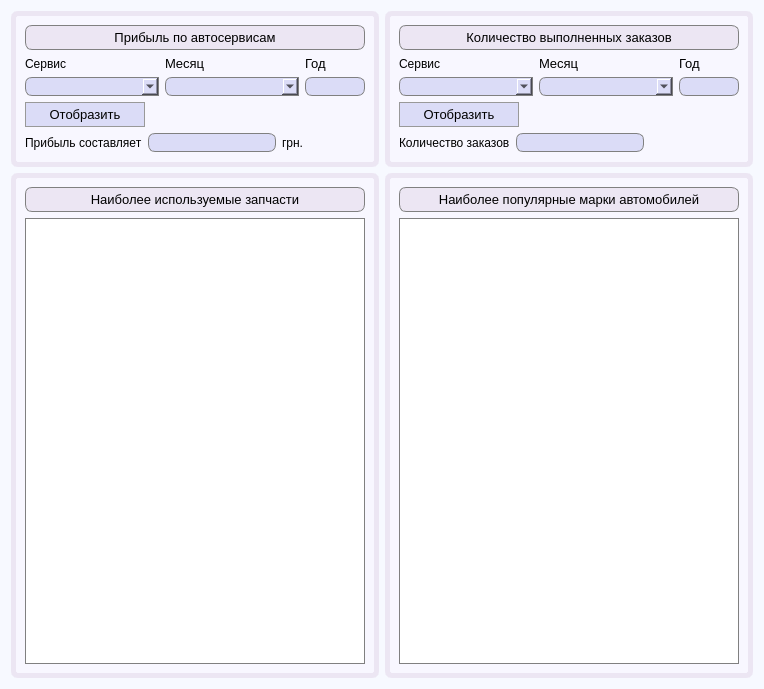
<?xml version="1.0" encoding="UTF-8"?>
<ui version="4.0">
 <class>AnalyticsDialog</class>
 <widget class="QDialog" name="AnalyticsDialog">
  <property name="geometry">
   <rect>
    <x>0</x>
    <y>0</y>
    <width>764</width>
    <height>689</height>
   </rect>
  </property>
  <property name="sizePolicy">
   <sizepolicy hsizetype="Maximum" vsizetype="Maximum">
    <horstretch>0</horstretch>
    <verstretch>0</verstretch>
   </sizepolicy>
  </property>
  <property name="windowTitle">
   <string>Аналитика</string>
  </property>
  <property name="styleSheet">
   <string notr="true">QDialog {
	background-color: #f7f9ff;
}</string>
  </property>
  <layout class="QGridLayout" name="gridLayout_11">
   <item row="0" column="0">
    <widget class="QFrame" name="frame">
     <property name="styleSheet">
      <string notr="true">QFrame {
	background-color: #f8f7ff;
	border: 5px solid #ece6f3;
	border-radius: 7px;
}</string>
     </property>
     <property name="frameShape">
      <enum>QFrame::StyledPanel</enum>
     </property>
     <property name="frameShadow">
      <enum>QFrame::Raised</enum>
     </property>
     <layout class="QGridLayout" name="gridLayout_3">
      <item row="0" column="0">
       <widget class="QFrame" name="frame_2">
        <property name="minimumSize">
         <size>
          <width>0</width>
          <height>25</height>
         </size>
        </property>
        <property name="maximumSize">
         <size>
          <width>16777215</width>
          <height>25</height>
         </size>
        </property>
        <property name="styleSheet">
         <string notr="true">QFrame {
	background-color: #ece6f3;
	border: 1px solid grey;
	border-radius: 7px;
}</string>
        </property>
        <property name="frameShape">
         <enum>QFrame::StyledPanel</enum>
        </property>
        <property name="frameShadow">
         <enum>QFrame::Raised</enum>
        </property>
        <layout class="QGridLayout" name="gridLayout">
         <property name="topMargin">
          <number>0</number>
         </property>
         <property name="bottomMargin">
          <number>0</number>
         </property>
         <property name="spacing">
          <number>0</number>
         </property>
         <item row="0" column="0">
          <widget class="QLabel" name="label_2">
           <property name="font">
            <font>
             <pointsize>10</pointsize>
            </font>
           </property>
           <property name="styleSheet">
            <string notr="true">QLabel {
	background-color: transparent;
	border: 0px;
}</string>
           </property>
           <property name="text">
            <string>Прибыль по автосервисам</string>
           </property>
           <property name="alignment">
            <set>Qt::AlignCenter</set>
           </property>
          </widget>
         </item>
        </layout>
       </widget>
      </item>
      <item row="1" column="0">
       <layout class="QGridLayout" name="gridLayout_2">
        <item row="0" column="0">
         <widget class="QLabel" name="label">
          <property name="font">
           <font>
            <pointsize>9</pointsize>
           </font>
          </property>
          <property name="styleSheet">
           <string notr="true">QLabel {
	background-color: transparent;
	border: 0px;
}</string>
          </property>
          <property name="text">
           <string>Сервис</string>
          </property>
         </widget>
        </item>
        <item row="0" column="1">
         <widget class="QLabel" name="label_6">
          <property name="font">
           <font>
            <pointsize>10</pointsize>
           </font>
          </property>
          <property name="styleSheet">
           <string notr="true">QLabel {
	background-color: transparent;
	border: 0px;
}</string>
          </property>
          <property name="text">
           <string>Месяц</string>
          </property>
         </widget>
        </item>
        <item row="0" column="2">
         <widget class="QLabel" name="label_3">
          <property name="font">
           <font>
            <pointsize>10</pointsize>
           </font>
          </property>
          <property name="styleSheet">
           <string notr="true">QLabel {
	background-color: transparent;
	border: 0px;
}</string>
          </property>
          <property name="text">
           <string>Год</string>
          </property>
         </widget>
        </item>
        <item row="1" column="0">
         <widget class="QComboBox" name="servicesComboBox">
          <property name="font">
           <font>
            <pointsize>10</pointsize>
           </font>
          </property>
          <property name="styleSheet">
           <string notr="true">QComboBox {
	border: 1px solid gray;
    border-top-left-radius: 7px;
	border-bottom-left-radius: 7px;
    background-color: #dbdcf7;
	padding-left: 6px;
}</string>
          </property>
         </widget>
        </item>
        <item row="1" column="1">
         <widget class="QComboBox" name="monthsComboBox">
          <property name="font">
           <font>
            <pointsize>10</pointsize>
           </font>
          </property>
          <property name="styleSheet">
           <string notr="true">QComboBox {
	border: 1px solid gray;
    border-top-left-radius: 7px;
	border-bottom-left-radius: 7px;
    background-color: #dbdcf7;
	padding-left: 6px;
}</string>
          </property>
         </widget>
        </item>
        <item row="1" column="2">
         <widget class="QLineEdit" name="yearLine">
          <property name="maximumSize">
           <size>
            <width>60</width>
            <height>16777215</height>
           </size>
          </property>
          <property name="font">
           <font>
            <pointsize>10</pointsize>
           </font>
          </property>
          <property name="styleSheet">
           <string notr="true">QLineEdit {
	border: 1px solid gray;
    border-radius: 7px;
    background-color: #dbdcf7;
	padding-left: 3px;
}</string>
          </property>
         </widget>
        </item>
       </layout>
      </item>
      <item row="2" column="0">
       <widget class="QPushButton" name="showAnalyticsButton">
        <property name="minimumSize">
         <size>
          <width>0</width>
          <height>25</height>
         </size>
        </property>
        <property name="maximumSize">
         <size>
          <width>120</width>
          <height>16777215</height>
         </size>
        </property>
        <property name="font">
         <font>
          <pointsize>10</pointsize>
         </font>
        </property>
        <property name="styleSheet">
         <string notr="true">QPushButton {
	background-color: #dbdcf7;
	border: 1px solid #999999;
}

QPushButton:hover {
	background-color: #d5d6f0;
	border: 1px solid #acacac;
}

QPushButton:pressed {
	background-color: #cbcde6;
	border: 2px solid #999999;
}</string>
        </property>
        <property name="text">
         <string>Отобразить</string>
        </property>
        <property name="autoDefault">
         <bool>false</bool>
        </property>
       </widget>
      </item>
      <item row="3" column="0">
       <layout class="QHBoxLayout" name="horizontalLayout">
        <item>
         <widget class="QLabel" name="label_5">
          <property name="font">
           <font>
            <pointsize>9</pointsize>
           </font>
          </property>
          <property name="styleSheet">
           <string notr="true">QLabel {
	background-color: transparent;
	border: 0px;
}</string>
          </property>
          <property name="text">
           <string>Прибыль составляет</string>
          </property>
         </widget>
        </item>
        <item>
         <widget class="QLineEdit" name="profitLine">
          <property name="font">
           <font>
            <pointsize>10</pointsize>
           </font>
          </property>
          <property name="styleSheet">
           <string notr="true">QLineEdit {
	border: 1px solid gray;
    border-radius: 7px;
    background-color: #dbdcf7;
	padding-left: 3px;
}</string>
          </property>
         </widget>
        </item>
        <item>
         <widget class="QLabel" name="label_4">
          <property name="font">
           <font>
            <pointsize>9</pointsize>
           </font>
          </property>
          <property name="styleSheet">
           <string notr="true">QLabel {
	background-color: transparent;
	border: 0px;
}</string>
          </property>
          <property name="text">
           <string>грн.</string>
          </property>
         </widget>
        </item>
        <item>
         <spacer name="horizontalSpacer_2">
          <property name="orientation">
           <enum>Qt::Horizontal</enum>
          </property>
          <property name="sizeHint" stdset="0">
           <size>
            <width>40</width>
            <height>20</height>
           </size>
          </property>
         </spacer>
        </item>
       </layout>
      </item>
     </layout>
    </widget>
   </item>
   <item row="0" column="1">
    <widget class="QFrame" name="frame_7">
     <property name="styleSheet">
      <string notr="true">QFrame {
	background-color: #f8f7ff;
	border: 5px solid #ece6f3;
	border-radius: 7px;
}</string>
     </property>
     <property name="frameShape">
      <enum>QFrame::StyledPanel</enum>
     </property>
     <property name="frameShadow">
      <enum>QFrame::Raised</enum>
     </property>
     <layout class="QGridLayout" name="gridLayout_8">
      <item row="0" column="0">
       <widget class="QFrame" name="frame_8">
        <property name="minimumSize">
         <size>
          <width>0</width>
          <height>25</height>
         </size>
        </property>
        <property name="maximumSize">
         <size>
          <width>16777215</width>
          <height>25</height>
         </size>
        </property>
        <property name="styleSheet">
         <string notr="true">QFrame {
	background-color: #ece6f3;
	border: 1px solid grey;
	border-radius: 7px;
}</string>
        </property>
        <property name="frameShape">
         <enum>QFrame::StyledPanel</enum>
        </property>
        <property name="frameShadow">
         <enum>QFrame::Raised</enum>
        </property>
        <layout class="QGridLayout" name="gridLayout_9">
         <property name="topMargin">
          <number>0</number>
         </property>
         <property name="bottomMargin">
          <number>0</number>
         </property>
         <property name="spacing">
          <number>0</number>
         </property>
         <item row="0" column="0">
          <widget class="QLabel" name="label_9">
           <property name="font">
            <font>
             <pointsize>10</pointsize>
            </font>
           </property>
           <property name="styleSheet">
            <string notr="true">QLabel {
	background-color: transparent;
	border: 0px;
}</string>
           </property>
           <property name="text">
            <string>Количество выполненных заказов</string>
           </property>
           <property name="alignment">
            <set>Qt::AlignCenter</set>
           </property>
          </widget>
         </item>
        </layout>
       </widget>
      </item>
      <item row="1" column="0">
       <layout class="QGridLayout" name="gridLayout_10">
        <item row="0" column="0">
         <widget class="QLabel" name="label_10">
          <property name="font">
           <font>
            <pointsize>9</pointsize>
           </font>
          </property>
          <property name="styleSheet">
           <string notr="true">QLabel {
	background-color: transparent;
	border: 0px;
}</string>
          </property>
          <property name="text">
           <string>Сервис</string>
          </property>
         </widget>
        </item>
        <item row="0" column="1">
         <widget class="QLabel" name="label_11">
          <property name="font">
           <font>
            <pointsize>10</pointsize>
           </font>
          </property>
          <property name="styleSheet">
           <string notr="true">QLabel {
	background-color: transparent;
	border: 0px;
}</string>
          </property>
          <property name="text">
           <string>Месяц</string>
          </property>
         </widget>
        </item>
        <item row="0" column="2">
         <widget class="QLabel" name="label_12">
          <property name="font">
           <font>
            <pointsize>10</pointsize>
           </font>
          </property>
          <property name="styleSheet">
           <string notr="true">QLabel {
	background-color: transparent;
	border: 0px;
}</string>
          </property>
          <property name="text">
           <string>Год</string>
          </property>
         </widget>
        </item>
        <item row="1" column="0">
         <widget class="QComboBox" name="orderServicesComboBox">
          <property name="font">
           <font>
            <pointsize>10</pointsize>
           </font>
          </property>
          <property name="styleSheet">
           <string notr="true">QComboBox {
	border: 1px solid gray;
    border-top-left-radius: 7px;
	border-bottom-left-radius: 7px;
    background-color: #dbdcf7;
	padding-left: 6px;
}</string>
          </property>
         </widget>
        </item>
        <item row="1" column="1">
         <widget class="QComboBox" name="orderMonthsComboBox">
          <property name="font">
           <font>
            <pointsize>10</pointsize>
           </font>
          </property>
          <property name="styleSheet">
           <string notr="true">QComboBox {
	border: 1px solid gray;
    border-top-left-radius: 7px;
	border-bottom-left-radius: 7px;
    background-color: #dbdcf7;
	padding-left: 6px;
}</string>
          </property>
         </widget>
        </item>
        <item row="1" column="2">
         <widget class="QLineEdit" name="ordersYearLine">
          <property name="maximumSize">
           <size>
            <width>60</width>
            <height>16777215</height>
           </size>
          </property>
          <property name="font">
           <font>
            <pointsize>10</pointsize>
           </font>
          </property>
          <property name="styleSheet">
           <string notr="true">QLineEdit {
	border: 1px solid gray;
    border-radius: 7px;
    background-color: #dbdcf7;
	padding-left: 3px;
}</string>
          </property>
         </widget>
        </item>
       </layout>
      </item>
      <item row="2" column="0">
       <widget class="QPushButton" name="orderShowAnalyticsButton">
        <property name="minimumSize">
         <size>
          <width>80</width>
          <height>25</height>
         </size>
        </property>
        <property name="maximumSize">
         <size>
          <width>120</width>
          <height>16777215</height>
         </size>
        </property>
        <property name="font">
         <font>
          <pointsize>10</pointsize>
         </font>
        </property>
        <property name="styleSheet">
         <string notr="true">QPushButton {
	background-color: #dbdcf7;
	border: 1px solid #999999;
}

QPushButton:hover {
	background-color: #d5d6f0;
	border: 1px solid #acacac;
}

QPushButton:pressed {
	background-color: #cbcde6;
	border: 2px solid #999999;
}</string>
        </property>
        <property name="text">
         <string>Отобразить</string>
        </property>
        <property name="autoDefault">
         <bool>false</bool>
        </property>
       </widget>
      </item>
      <item row="3" column="0">
       <layout class="QHBoxLayout" name="horizontalLayout_2">
        <item>
         <widget class="QLabel" name="label_13">
          <property name="font">
           <font>
            <pointsize>9</pointsize>
           </font>
          </property>
          <property name="styleSheet">
           <string notr="true">QLabel {
	background-color: transparent;
	border: 0px;
}</string>
          </property>
          <property name="text">
           <string>Количество заказов</string>
          </property>
         </widget>
        </item>
        <item>
         <widget class="QLineEdit" name="ordersAmountLine">
          <property name="font">
           <font>
            <pointsize>10</pointsize>
           </font>
          </property>
          <property name="styleSheet">
           <string notr="true">QLineEdit {
	border: 1px solid gray;
    border-radius: 7px;
    background-color: #dbdcf7;
	padding-left: 3px;
}</string>
          </property>
         </widget>
        </item>
        <item>
         <spacer name="horizontalSpacer_3">
          <property name="orientation">
           <enum>Qt::Horizontal</enum>
          </property>
          <property name="sizeHint" stdset="0">
           <size>
            <width>40</width>
            <height>20</height>
           </size>
          </property>
         </spacer>
        </item>
       </layout>
      </item>
     </layout>
    </widget>
   </item>
   <item row="1" column="0">
    <widget class="QFrame" name="frame_3">
     <property name="styleSheet">
      <string notr="true">QFrame {
	background-color: #f8f7ff;
	border: 5px solid #ece6f3;
	border-radius: 7px;
}</string>
     </property>
     <property name="frameShape">
      <enum>QFrame::StyledPanel</enum>
     </property>
     <property name="frameShadow">
      <enum>QFrame::Raised</enum>
     </property>
     <layout class="QGridLayout" name="gridLayout_4">
      <item row="0" column="0">
       <widget class="QFrame" name="frame_4">
        <property name="minimumSize">
         <size>
          <width>0</width>
          <height>25</height>
         </size>
        </property>
        <property name="maximumSize">
         <size>
          <width>16777215</width>
          <height>25</height>
         </size>
        </property>
        <property name="styleSheet">
         <string notr="true">QFrame {
	background-color: #ece6f3;
	border: 1px solid grey;
	border-radius: 7px;
}</string>
        </property>
        <property name="frameShape">
         <enum>QFrame::StyledPanel</enum>
        </property>
        <property name="frameShadow">
         <enum>QFrame::Raised</enum>
        </property>
        <layout class="QGridLayout" name="gridLayout_5">
         <property name="topMargin">
          <number>0</number>
         </property>
         <property name="bottomMargin">
          <number>0</number>
         </property>
         <property name="spacing">
          <number>0</number>
         </property>
         <item row="0" column="0">
          <widget class="QLabel" name="label_7">
           <property name="font">
            <font>
             <pointsize>10</pointsize>
            </font>
           </property>
           <property name="styleSheet">
            <string notr="true">QLabel {
	background-color: transparent;
	border: 0px;
}</string>
           </property>
           <property name="text">
            <string>Наиболее используемые запчасти</string>
           </property>
           <property name="alignment">
            <set>Qt::AlignCenter</set>
           </property>
          </widget>
         </item>
        </layout>
       </widget>
      </item>
      <item row="1" column="0">
       <widget class="QTableView" name="sparePartsTableView">
        <property name="styleSheet">
         <string notr="true">QTableView {
	background-color: white;
	border: 1px solid grey;
	border-radius: 0px;
    selection-color: black; 
	selection-background-color: #f2e7ff;
}

QLabel {
	background-color: transparent;
	border-radius: 0px;
	border: 0px;
	font-size: 9pt;
}

QHeaderView {
	border-radius: 0px;
	background-color: #f5f5f5;
	font-size: 9pt;
	border: 0px;
}

QHeaderView::section {
	background-color: white;
}</string>
        </property>
       </widget>
      </item>
     </layout>
    </widget>
   </item>
   <item row="1" column="1">
    <widget class="QFrame" name="frame_5">
     <property name="styleSheet">
      <string notr="true">QFrame {
	background-color: #f8f7ff;
	border: 5px solid #ece6f3;
	border-radius: 7px;
}</string>
     </property>
     <property name="frameShape">
      <enum>QFrame::StyledPanel</enum>
     </property>
     <property name="frameShadow">
      <enum>QFrame::Raised</enum>
     </property>
     <layout class="QGridLayout" name="gridLayout_6">
      <item row="0" column="0">
       <widget class="QFrame" name="frame_6">
        <property name="minimumSize">
         <size>
          <width>0</width>
          <height>25</height>
         </size>
        </property>
        <property name="maximumSize">
         <size>
          <width>16777215</width>
          <height>25</height>
         </size>
        </property>
        <property name="styleSheet">
         <string notr="true">QFrame {
	background-color: #ece6f3;
	border: 1px solid grey;
	border-radius: 7px;
}</string>
        </property>
        <property name="frameShape">
         <enum>QFrame::StyledPanel</enum>
        </property>
        <property name="frameShadow">
         <enum>QFrame::Raised</enum>
        </property>
        <layout class="QGridLayout" name="gridLayout_7">
         <property name="topMargin">
          <number>0</number>
         </property>
         <property name="bottomMargin">
          <number>0</number>
         </property>
         <property name="spacing">
          <number>0</number>
         </property>
         <item row="0" column="0">
          <widget class="QLabel" name="label_8">
           <property name="font">
            <font>
             <pointsize>10</pointsize>
            </font>
           </property>
           <property name="styleSheet">
            <string notr="true">QLabel {
	background-color: transparent;
	border: 0px;
}</string>
           </property>
           <property name="text">
            <string>Наиболее популярные марки автомобилей</string>
           </property>
           <property name="alignment">
            <set>Qt::AlignCenter</set>
           </property>
          </widget>
         </item>
        </layout>
       </widget>
      </item>
      <item row="1" column="0">
       <widget class="QTableView" name="mostPopularAutosTableView">
        <property name="styleSheet">
         <string notr="true">QTableView {
	background-color: white;
	border: 1px solid grey;
	border-radius: 0px;
    selection-color: black; 
	selection-background-color: #f2e7ff;
}

QLabel {
	background-color: transparent;
	border-radius: 0px;
	border: 0px;
	font-size: 9pt;
}

QHeaderView {
	border-radius: 0px;
	background-color: #f5f5f5;
	font-size: 9pt;
	border: 0px;
}

QHeaderView::section {
	background-color: white;
}</string>
        </property>
       </widget>
      </item>
     </layout>
    </widget>
   </item>
  </layout>
 </widget>
 <tabstops>
  <tabstop>servicesComboBox</tabstop>
  <tabstop>monthsComboBox</tabstop>
  <tabstop>yearLine</tabstop>
  <tabstop>showAnalyticsButton</tabstop>
  <tabstop>profitLine</tabstop>
  <tabstop>orderServicesComboBox</tabstop>
  <tabstop>orderMonthsComboBox</tabstop>
  <tabstop>ordersYearLine</tabstop>
  <tabstop>orderShowAnalyticsButton</tabstop>
  <tabstop>ordersAmountLine</tabstop>
  <tabstop>sparePartsTableView</tabstop>
  <tabstop>mostPopularAutosTableView</tabstop>
 </tabstops>
 <resources/>
 <connections/>
</ui>
